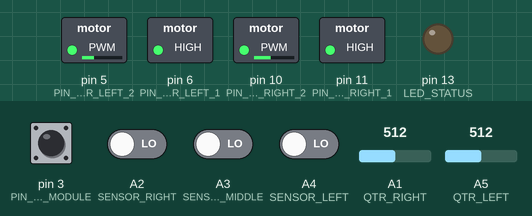
A sketch run on a simulated Arduino Uno, built with avr-gcc and run on an emulated ATmega328P. Shown: switched loads named in the sketch (green lamp = pin HIGH), output pins drawn as LEDs (lit = HIGH). Dashed ring = blinking. Inputs (shaded band) come from the test bench; at power-on: pin 3 (PIN_START_MODULE) HIGH, A2 (SENSOR_RIGHT), A3 (SENSOR_MIDDLE), A4 (SENSOR_LEFT) LOW, A1 (QTR_RIGHT) = 512, A5 (QTR_LEFT) = 512. What the sketch prints to the serial monitor is not drawn. At 11.1 s the program stops and its outputs stay as they are.

Above: at 6.5 s.
6.6 s: A1 (QTR_RIGHT) set to 453
8.1 s: A1 (QTR_RIGHT) set to 436
At 8.72 s:
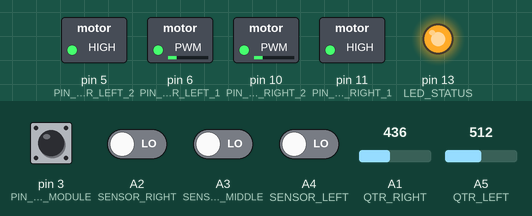
11.1 s: pin 3 (PIN_START_MODULE) pulled LOW for 0.15 s
At 11.4 s:
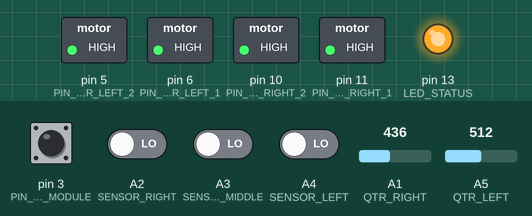
Timing chart, 0 to 12.6 s (numbered marks = the images above; inputs shaded):
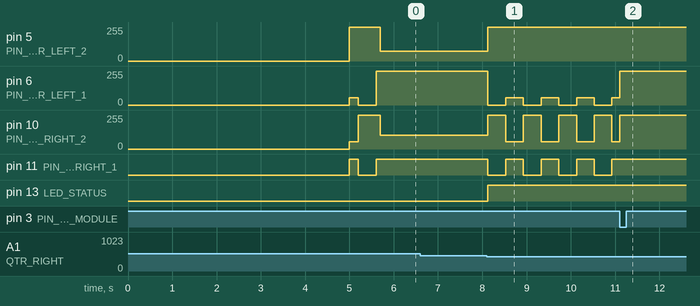

Measured:
- the behaviour switches between 444 and 443 on A1 (QTR_RIGHT) (found by bisection; images 0 and 1)
- after the input at 6.6 s, every drawn part: stays the same
- after the input at 8.1 s, pin 5 (PIN_MOTOR_LEFT_2): 75/255 → 255/255 at once; pin 6 (PIN_MOTOR_LEFT_1): alternates 55/255 for 0.40 s and 0/255 for 0.40 s, starting at once
- after the input at 11.1 s, pin 11 (PIN_MOTOR_RIGHT_1): stops changing and stays HIGH

The sketch:

Motor.ino
```cpp
// ============================================================

// === MINI SUMO - VERSIÓN AUSTERA CON PINES REALES ========

// === Evitación al inicio + prioridad: no salirse del ring ==

// ============================================================


// --- Pines de motores

#define PIN_MOTOR_LEFT_1 6

#define PIN_MOTOR_LEFT_2 5

#define PIN_MOTOR_RIGHT_1 11

#define PIN_MOTOR_RIGHT_2 10


// --- Pines de sensores de línea (QTR-1A)

#define QTR_LEFT A5

#define QTR_RIGHT A1

int count=0;

int L_LINE_REF_VALUE = 452;

int R_LINE_REF_VALUE = 444;

int start_module_status=0;


// --- Pines sensores JS40F (oponente)

#define PIN_START_MODULE 3


#define SENSOR_LEFT A4

#define SENSOR_MIDDLE A3

#define SENSOR_RIGHT A2


// --- LED indicador

#define LED_STATUS 13


// ============================================================

// SETUP

// ============================================================

void setup() {


Serial.begin(9600);


// Pines de motores

pinMode(PIN_MOTOR_LEFT_1, OUTPUT);

pinMode(PIN_MOTOR_LEFT_2, OUTPUT);

pinMode(PIN_MOTOR_RIGHT_1, OUTPUT);

pinMode(PIN_MOTOR_RIGHT_2, OUTPUT);


// Pines sensores

pinMode(PIN_START_MODULE,INPUT);

pinMode(QTR_LEFT, INPUT);

pinMode(QTR_RIGHT, INPUT);

pinMode(SENSOR_LEFT, INPUT);

pinMode(SENSOR_MIDDLE, INPUT);

pinMode(SENSOR_RIGHT, INPUT);


pinMode(LED_STATUS, OUTPUT);


// --- Movimiento inicial: retrocede y gira ---


attachInterrupt(digitalPinToInterrupt(PIN_START_MODULE), end_match, FALLING); // Interrupción que usaremos para detener el robot (control SONY y módulo de arranque).


while(start_module_status == 0){

start_module_status = digitalRead(PIN_START_MODULE);


}


}


// ============================================================

// LOOP PRINCIPAL

// ============================================================

void loop() {

if (count==0){

Serial.println("Mini Sumo inicializado... Secuencia evasiva");

delay(5000);

set_motors(-200, 200); // Gira hacia un lado

delay(200);

set_motors(-255, -255); // Reversa corta

delay(400);

stop_movement();

delay(100);

count=1;}


int qtrL = analogRead(QTR_LEFT);

int qtrR = analogRead(QTR_RIGHT);


bool irL = digitalRead(SENSOR_LEFT);

bool irC = digitalRead(SENSOR_MIDDLE);

bool irR = digitalRead(SENSOR_RIGHT);


// --- Actualizar LED de estado

if (irL || irC || irR || qtrL < L_LINE_REF_VALUE || qtrR < R_LINE_REF_VALUE) {

digitalWrite(LED_STATUS, HIGH);

} else {

digitalWrite(LED_STATUS, LOW);

}


// --- 1. Prioridad: no salirse del ring ---

if (qtrL < L_LINE_REF_VALUE || qtrR < R_LINE_REF_VALUE) {

Serial.println("⚠️ Línea detectada - Evadiendo");

set_motors(-255, -255); // Retrocede rápido

delay(400);

set_motors(-200, 200); // Gira para reubicarse

delay(400);

return;

}


// --- 2. Si detecta enemigo: ataque direccional ---

if (irL || irC || irR) {

if (irL && !irC && !irR) {

Serial.println("👈 Enemigo a la IZQUIERDA - girando antes de atacar");

set_motors(-200, 200); // Gira a la izquierda

delay(200); // Ajusta este delay para ~90°

}

else if (irR && !irC && !irL) {

Serial.println("👉 Enemigo a la DERECHA - girando antes de atacar");

set_motors(200, -200); // Gira a la derecha

delay(200); // Ajusta este delay para ~90°

}

else {

Serial.println("🎯 Enemigo al frente o múltiples sensores - ataque directo");

}


// Ataque frontal

set_motors(255, 255);

delay(200);

return;

}


// --- 3. Si no hay enemigo ni línea: patrulla ---

Serial.println("Buscando enemigo...");

set_motors(180, 150); // Avanza con ligera curva

delay(40);

}


// ============================================================

// FUNCIONES DE CONTROL DE MOTORES

// ============================================================

void stop_movement(void) {

digitalWrite(PIN_MOTOR_LEFT_1, HIGH);

digitalWrite(PIN_MOTOR_LEFT_2, HIGH);

digitalWrite(PIN_MOTOR_RIGHT_1, HIGH);

digitalWrite(PIN_MOTOR_RIGHT_2, HIGH);

}


void set_motors(int16_t l_motor_value, int16_t r_motor_value) {

// --- Motor Izquierdo

if (l_motor_value > 0) {

digitalWrite(PIN_MOTOR_LEFT_1, HIGH);

analogWrite(PIN_MOTOR_LEFT_2, 255 - l_motor_value);

} else {

digitalWrite(PIN_MOTOR_LEFT_2, HIGH);

analogWrite(PIN_MOTOR_LEFT_1, 255 + l_motor_value);

}


// --- Motor Derecho

if (r_motor_value > 0) {

digitalWrite(PIN_MOTOR_RIGHT_1, HIGH);

analogWrite(PIN_MOTOR_RIGHT_2, 255 - r_motor_value);

} else {

digitalWrite(PIN_MOTOR_RIGHT_2, HIGH);

analogWrite(PIN_MOTOR_RIGHT_1, 255 + r_motor_value);

}

}

void end_match(){

stop_movement();

while(1){

digitalWrite(LED_STATUS,HIGH);

}

}
```
